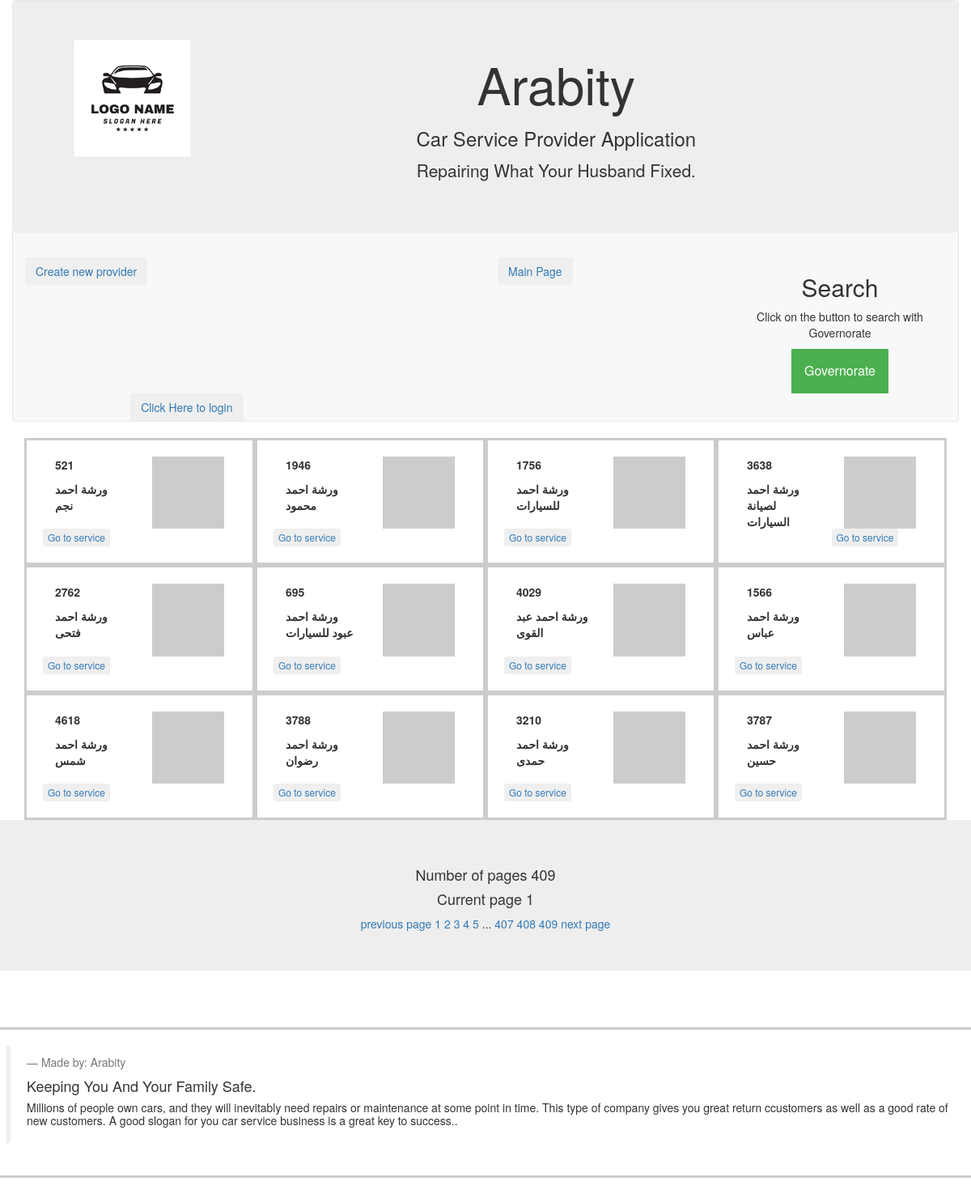
The app's page /provider with its own data.
### database_setup_arabity.py (models this page shows)
class Provider(db.Model):
    id = db.Column(db.Integer, primary_key=True)
    name = db.Column(db.String(20), nullable=False)
    logo = db.Column(db.String(250), nullable=False)
    username = db.Column(db.String(20))
    user_id = db.Column(db.Integer, db.ForeignKey('user.id'),\
                            nullable=False)
    mobiles = db.relationship('Mobile', cascade="all,delete", backref='provider')
    telephones = db.relationship('Telephone', cascade="all,delete", backref='provider')
    stories = db.relationship('Story', cascade="all,delete", backref='provider')
    address = db.relationship('ProviderAdd', cascade="all,delete", backref='provider')
    brands = db.relationship('Brand', secondary=provider_brand,\
                                backref=db.backref('brands', lazy='dynamic'))

### project.py (the view)
@app.route('/')
@app.route('/provider')
@app.route('/provider/<int:page_num>')
def providerName(page_num=1):
    provider = Provider.query.order_by(Provider.name.desc()).paginate(per_page=12, page=page_num,\
                                        error_out=True)
    governorate = Address.query.filter_by(parent_id=0).all()
    if 'username' not in login_session:
        return render_template('publicmain.html', provider=provider,\
                                governorate=governorate)
    else:
        return render_template('main.html', provider=provider,\
                                governorate=governorate)

### templates/publicmain.html (shortened to what this page needs)
<!DOCTYPE html>
<html lang="en">
<head>
  <link rel="stylesheet" href=
        "https://maxcdn.bootstrapcdn.com/bootstrap/3.3.7/css/bootstrap.min.css">
</head>
<body>
	<nav class="container navbar navbar-default">
			<div class="row jumbotron text-center" >
				<div class="col-sm-2">
					<img src="/static/arabity.png" class=
                "title-logo img-fluid img-responsive" height="150" width="150"/>
				</div>
				<div class="col-sm-10">
          <h1>Arabity</h1>
					<h3>Car Service Provider Application</h3>
					<p>Repairing What Your Husband Fixed.</p>
				</div>
				</div>
			<div class="row">
				<div class="col-md-6 btn-group text-center" role="group">
					<button type="button" class="btn btn-secondary pull-left">
						<a href='{{url_for('newProvider')}}'>Create new provider</a>
					</button>
				</div>
        <div class="col-md-3 btn-group text-center" role="group">
          <button type="button" class="btn btn-secondary pull-left">
            <a href='{{url_for('providerName')}}'>Main Page</a>
          </button>
        </div>
        <div class="col-md-3 btn-group text-center" role="group">
        <body>
{% if provider.items %}
  <h2>Search</h2>
  <p>Click on the button to search with Governorate</p>
  <div class="dropdown">
    <button onclick="myFunction()" class="dropbtn">Governorate</button>
  </div>
{% endif %}
</div>
  </body>
  </html>
				<div class="col-md-3 btn-group text-center" role="group">
					<button type="button" class="btn btn-secondary pull-right">
						{% if 'username' not in session %}
						<a  href="{{url_for('showLogin')}}">Click Here to login</a>
						{% else %}
						<a  href="{{url_for('gdisconnect')}}">Disconnect</a>
						{% endif %}
					</button>
				</div>
  {% if provider.items %}
  <div class="container">
		{% for i in provider.items %}
		<div class="col-md-3 pill-center" style="padding: 20px;
                                                        border: 3px solid #ccc">
      <div class="col-md-6">
        <p><strong>{{i.id}}</strong></p>
        <p><strong>{{i.name}}</strong></p>
      </div>
      <div class="col-md-6">
        <img src={{i.logo}} class="title-logo img-fluid img-responsive"
                                                      height="150" width="150"/>
      </div>
				<button type="button" class="btn btn-xs pull-left">
				<a href='{{url_for('providerService', provider_id=i.id,
                                        creator=i.user_id) }}'>Go to service</a>
				</button>
		</div>
	  {% endfor %}
	</div>
  <div class="row jumbotron text-center">
    <h4> Number of pages {{ provider.pages }} </h4>
    <h4> Current page {{ provider.page }} </h4>
    <a href="{{url_for('providerName', page_num=provider.prev_num)}}">previous page</a>
  {% for page in provider.iter_pages(left_edge=3, right_edge=3) %}
    {% if page %}
    <a href="{{url_for('providerName', page_num=page)}}">{{ page }}</a>
    {% else %}
      ...
    {% endif %}
  {% endfor %}
      <a href="{{url_for('providerName', page_num=provider.next_num)}}">next page</a>
      </div>
  {% endif %}
  <div class="row" style="padding: 20px; border: 3px solid #ccc">
    <blockquote>
      <footer>Made by: Arabity</footer>
      <h4>Keeping You And Your Family Safe.</h4>
      <h5>Millions of people own cars, and they will inevitably
        need repairs or maintenance at some point in time. This type of company
        gives you great return ccustomers as well as a good rate
        of new customers. A good slogan for you car service business
                                                is a great key to success..</h5>
    </blockquote>
  </div>
</body>
</html>

### templates/publicmain.html (style rules this page uses)
.dropbtn { background-color: #4CAF50; color: white; padding: 16px; font-size: 16px; border: none; cursor: pointer; }
.dropdown { position: relative; display: inline-block; }

### records on screen
Provider: id "521", name "ورشة احمد نجم"
Provider: id "1946", name "ورشة احمد محمود"
Provider: id "1756", name "ورشة احمد للسيارات"
Provider: id "3638", name "ورشة احمد لصيانة السيارات"
Provider: id "2762", name "ورشة احمد فتحى"
Provider: id "695", name "ورشة احمد عبود للسيارات"
Provider: id "1566", name "ورشة احمد عباس"
Provider: id "3788", name "ورشة احمد رضوان"
Provider: id "3210", name "ورشة احمد حمدى"
Provider: id "3787", name "ورشة احمد حسين"

### other values on screen
{{ i.id }} "4029" "4618"
{{ i.name }} "ورشة احمد عبد القوى" "ورشة احمد شمس"
{{ provider.pages }} "409"
{{ provider.page }} "1"
{{ page }} "1" "2" "3" "4" "5" "407" "408" "409"
